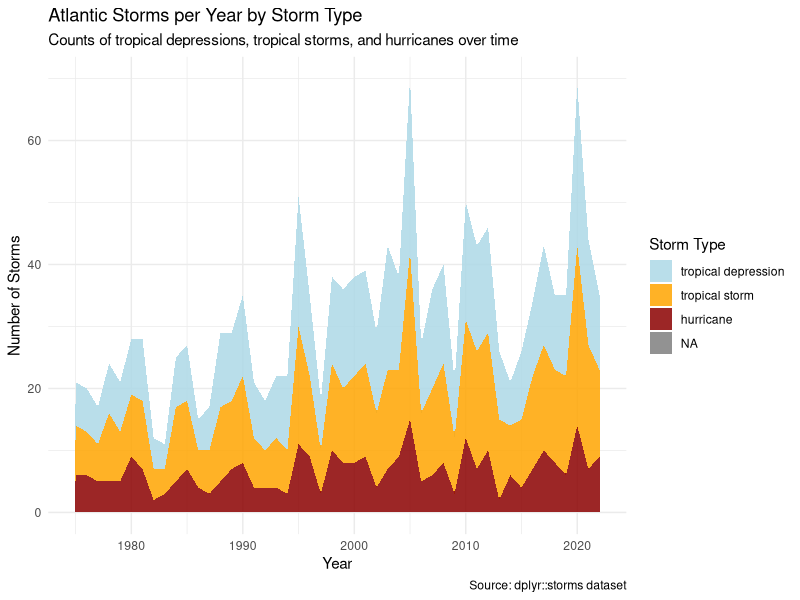
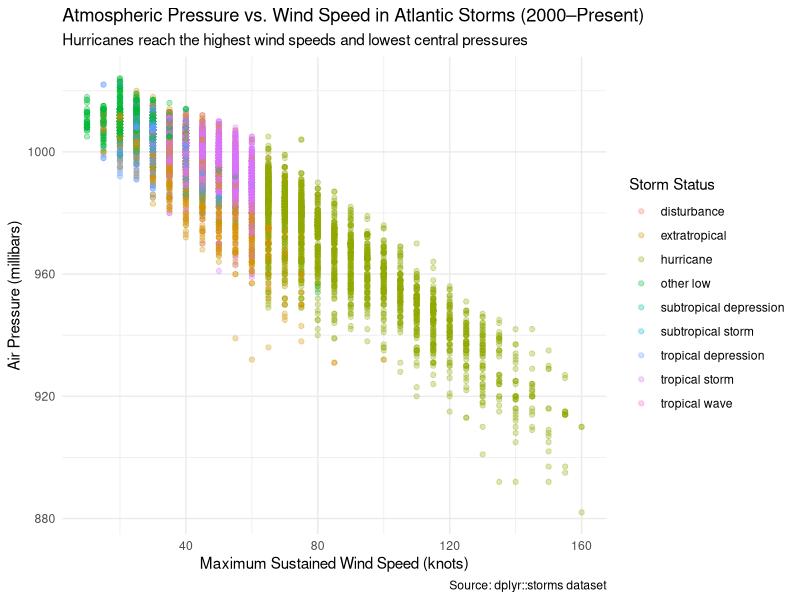

Here is the R script that generated these plots, in order:
## ---- chunk 1
#| label: setup
#| message: false

library(tidyverse)
## ---- chunk 2
#| label: storms-plot

# Filter to the three main storm types, count per year, and plot as a stacked area chart
storms |>
  filter(status %in% c("tropical depression", "tropical storm", "hurricane")) |>
  distinct(year, name, status) |>
  count(year, status) |>
  complete(year, status, fill = list(n = 0)) |>
  mutate(status = factor(status, levels = c("tropical depression", "tropical storm", "hurricane"))) |>
  ggplot(aes(x = year, y = n, fill = status)) +
  geom_area(alpha = 0.85) +
  scale_fill_manual(
    values = c(
      "tropical depression" = "lightblue",
      "tropical storm" = "orange",
      "hurricane" = "darkred"
    )
  ) +
  labs(
    title = "Atlantic Storms per Year by Storm Type",
    subtitle = "Counts of tropical depressions, tropical storms, and hurricanes over time",
    x = "Year",
    y = "Number of Storms",
    fill = "Storm Type",
    caption = "Source: dplyr::storms dataset"
  ) +
  theme_minimal()
## ---- chunk 3
#| label: print-storms
#| cache: true

# Save storms from 2000 onward with key columns into storms_recent
storms_recent <- storms |>
  filter(year >= 2000) |>
  select(year, name, status, wind, pressure)
## ---- chunk 4
#| label: pressure-vs-wind

# Scatter plot of atmospheric pressure vs. wind speed colored by storm status
storms_recent |>
  ggplot(aes(x = wind, y = pressure, color = status)) +
  geom_point(alpha = 0.3) +
  labs(
    title = "Atmospheric Pressure vs. Wind Speed in Atlantic Storms (2000–Present)",
    subtitle = "Hurricanes reach the highest wind speeds and lowest central pressures",
    x = "Maximum Sustained Wind Speed (knots)",
    y = "Air Pressure (millibars)",
    color = "Storm Status",
    caption = "Source: dplyr::storms dataset"
  ) +
  theme_minimal()
